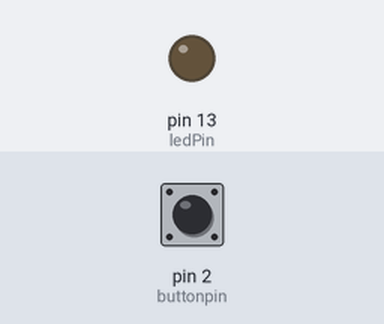
A sketch run on a simulated Arduino Uno, built with avr-gcc and run on an emulated ATmega328P. Parts: output pins drawn as LEDs (lit = HIGH). Dashed ring = blinking. Inputs (shaded band) come from the test bench; at power-on: pin 2 (buttonpin) LOW.

Above: at 1.2 s.
1.3 s: pin 2 (buttonpin) pulled HIGH for 1 s
At 1.55 s:
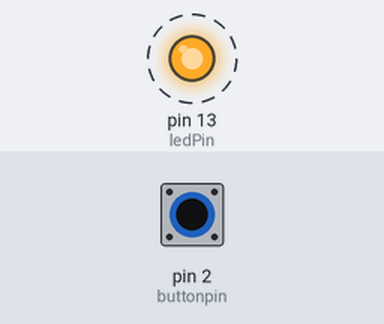
4.3 s: pin 2 (buttonpin) pulled HIGH for 3.2 s
At 7.8 s:
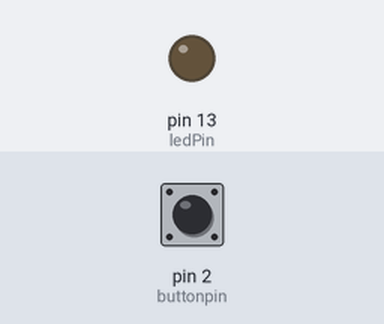
Timing chart, 0 to 9.3 s (numbered marks = the images above; inputs shaded):
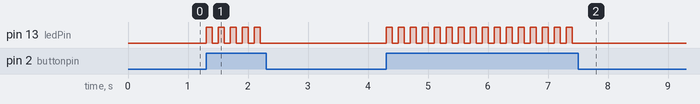

The sketch:

Challenge_2.ino
```cpp
int buttonpin = 2;
int ledPin = 13;

int buttonState;
int ledState= LOW;

void setup() {
  // put your setup code here, to run once:
  pinMode(buttonpin, INPUT);
  pinMode(ledPin, OUTPUT);

}

void loop() {
  // put your main code here, to run repeatedly:
  buttonState = digitalRead( buttonpin );

  if (buttonState == HIGH && ledState == LOW) {

    digitalWrite (ledPin, HIGH);
    ledState = HIGH;
  }

  else if (buttonState == HIGH && ledState == HIGH) {
    digitalWrite(ledPin, LOW);
    ledState = LOW;

  }
  delay(100);

}
```

Measured:
- after the input at 1.3 s, pin 13 (ledPin): alternates HIGH for 0.10 s and LOW for 0.10 s, 10 changes in all, then stays LOW, starting at once
- after the input at 4.3 s, pin 13 (ledPin): alternates HIGH for 0.10 s and LOW for 0.10 s, 32 changes in all, then stays LOW, starting at once
